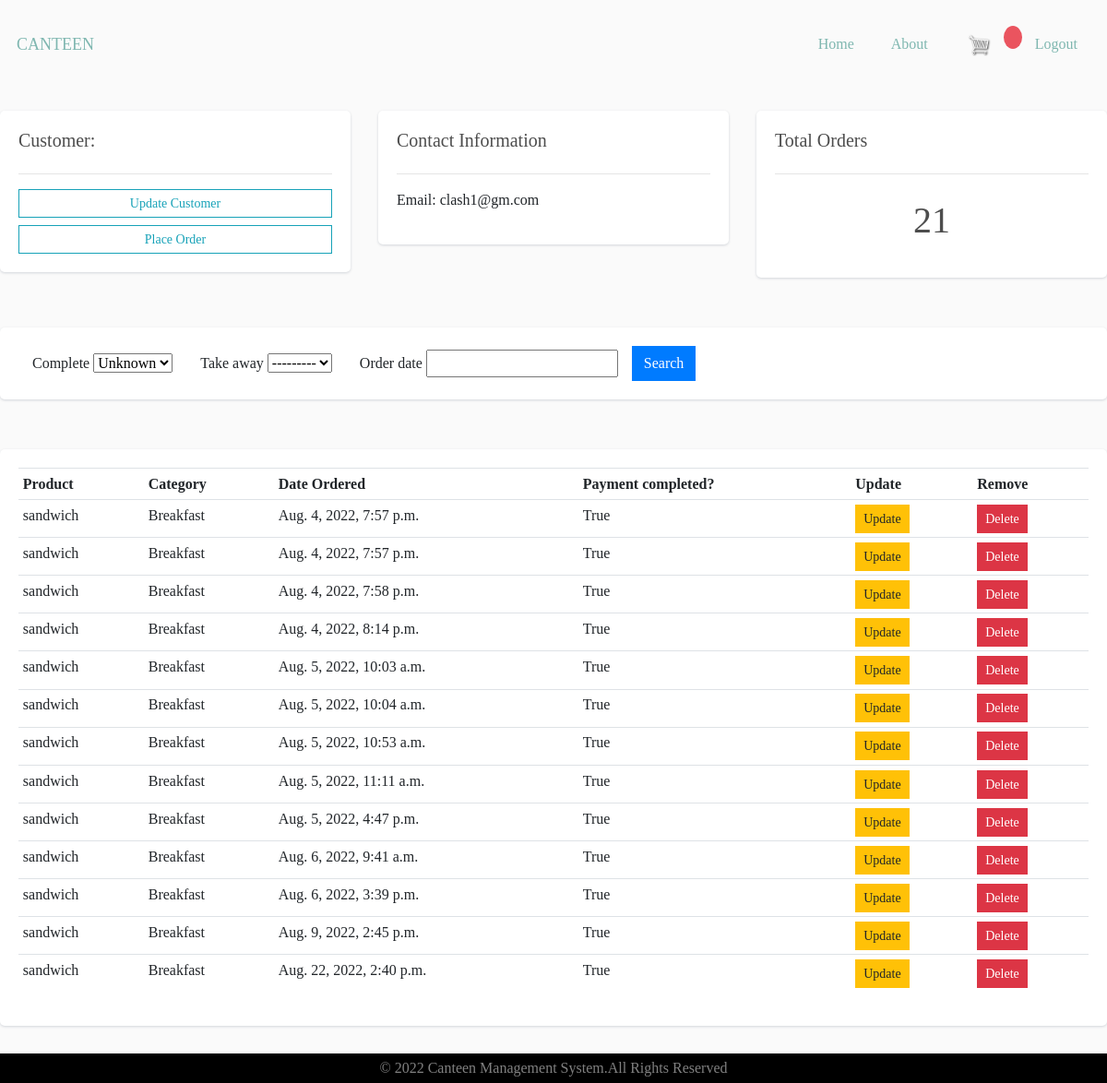
The page /customer/2/ (signed in) on the database its author committed.
### food/models.py (models this page shows, shortened)
class Customer(models.Model): #creating the model customer to the db
    user = models.OneToOneField(User, on_delete = models.CASCADE, null = True, blank = True) #This is used when one record of a model A is related to exactly one record of another model B
    name = models.CharField(max_length = 200, null = True)
    email = models.EmailField(max_length = 200, null = True)

class OrderItem(models.Model):
    product = models.ForeignKey(Product, on_delete=models.SET_NULL, null=True)
    order = models.ForeignKey(Order, on_delete=models.SET_NULL, null=True)
    quantity = models.IntegerField(default=0, null=True, blank=True)
    date_added = models.DateTimeField(auto_now_add=True)

class Product(models.Model):
    CATEGORY = (
        ('Breakfast', 'Breakfast'),
        ('Lunch', 'Lunch'),
        ('Todayspl', 'Todays special'),
    )
    name = models.CharField(max_length=200, null=True)
    price = models.DecimalField(max_digits=7, decimal_places=2)
    category = models.CharField(max_length=200, null=True, choices=CATEGORY)
    image = models.ImageField(null=True, blank=True)

class Order(models.Model):
    HOME = [
        ('Yes','Yes'),
        ('No','No'),
    ]
    customer = models.ForeignKey(Customer, on_delete=models.SET_NULL, null=True, blank=True) #This is used when one record of a model A is related to multiple records of another model B it is many to one field
    date_ordered = models.DateTimeField(auto_now_add=True)
    complete = models.BooleanField(default=False, null = True, blank = False)
    transaction_id = models.CharField(max_length=100, null=True)
    take_away = models.CharField(max_length=200, null=True, choices=HOME)

### food/decorators.py (the view)
    def wrapper_func(request, *args, **kwargs):
        if not request.user.is_staff:# agr staff/employee ni h toh usse redirect kr do menu m
            return redirect('menu')
        else:
            return view_func(request, *args, **kwargs)

### food/views.py (called while the page is built)
@admin_only
def customer(request, pk_test):
    customer = Customer.objects.get(id=pk_test)
    orders = customer.order_set.all()
    orders_count = orders.count()
    orderitems = OrderItem.objects.all()
    myFilter = OrderFilter(request.GET, queryset=orders)
    orders = myFilter.qs
    context = {'customer': customer, 'orders': orders, 'orderitems': orderitems,
               'orders_count': orders_count, 'myFilter': myFilter}
    return render(request, 'food/customer.html', context)

### food/templates/food/customer.html (shortened to what this page needs)
{% extends 'food/main.html' %}
{% block customer %}
{% load crispy_forms_tags %}
<br>
<div class="row">
    <div class="col-md">
        <div class="card card-body">
            <h5>Customer:</h5>
            <hr>
            <a href="{% url 'customer_update' customer.id %}" class="btn btn-outline-info btn-sm btn-block">Update Customer</a>
            <a href="{% url 'create_order' customer.id %}" class="btn btn-outline-info btn-sm btn-block">Place Order</a>
        </div>
    </div>
    <div class="col-md">
        <div class="card card-body">
            <h5>Contact Information</h5>
            <hr>
            <p>Email: {{customer.email}} </p>
        </div>
    </div>
    <div class="col-md">
        <div class="card card-body">
            <h5>Total Orders</h5>
            <hr>
            <h1 style="text-align: center;padding: 10px">{{orders_count}}</h1>
        </div>
    </div>
</div>
<br>
<div class="card">
    <div class="card-body">
        <div class="text-center">
            <form method="get">
                <div class="form-inline">
                    {% for field in myFilter.form %}
                    <div class="form-group">
                        <div class="col">
                            {{ field.label}}
                            {{ field }}
                        </div>
                    </div>
                    {% endfor %}
                    <button class="btn btn-primary" type="submit">Search</button>
                </div>
            </form>
        </div>
    </div>
</div>
<br>
<div class="row">
    <div class="col-md">
        <div class="card card-body">
            <table class="table table-sm">
                <tr>
                    <th>Product</th>
                    <th>Category</th>
                    <th>Date Ordered</th>
                    <th>Payment completed?</th>
                    <th>Update</th>
                    <th>Remove</th>
                </tr>
                {% for order in orders  %}
                {% for orderitem in orderitems %}
                <tr>
                    {% if orderitem.order.id == order.id %}
                    <td>{{orderitem.product.name}}</td>
                    <td>{{orderitem.product.category}}</td>
                    <td>{{order.date_ordered}}</td>
                    <td>{{order.complete}}</td>
                    <td><a class="btn btn-sm btn-warning" href="{% url 'update_order' orderitem.id %}">Update</a></td>
                    <td><a data-action = "del" class="btn btn-sm btn-danger" href="{% url 'cancel_order' order.id orderitem.id %}">Delete</a></td>
                    {% endif %}
                </tr>
                {% endfor %}
                {% endfor %}
            </table>
        </div>
    </div>
</div>
{% endblock %}

### static/css/main.css (style rules this page uses)
* { font-family: "Raleway", "Book Antiqua", Palatino, serif; }
body { background-color: hsl(0, 0%, 98%); display: flex; flex-direction: column; height: 100vh; overflow: scroll; }
h1,h2,h3,h4,h5,h6 { color:hsl(0, 0%, 30%); }
.btn { border-radius: 0; }
.card { border-radius: 5px; -webkit-box-shadow: 0 1px 2.94px 0.06px rgba(4,26,55,0.16); box-shadow: 0 1px 2.94px 0.06px rgba(4,26,55,0.16); border: none; margin-bottom: 30px; -webkit-transition: all 0.3s ease-in-out; transition: all 0.3s ease-in-out; }

### rows shown on the page
Customer: email "clash1@gm.com"
Order: date_ordered "Aug. 4, 2022, 7:57 p.m.", complete "True"
OrderItem: product.name "sandwich", product.category "Breakfast"
Order: date_ordered "Aug. 4, 2022, 7:57 p.m.", complete "True"
OrderItem: product.name "sandwich", product.category "Breakfast"
Order: date_ordered "Aug. 4, 2022, 7:58 p.m.", complete "True"
OrderItem: product.name "sandwich", product.category "Breakfast"
Order: date_ordered "Aug. 4, 2022, 8:14 p.m.", complete "True"
OrderItem: product.name "sandwich", product.category "Breakfast"
Order: date_ordered "Aug. 5, 2022, 10:03 a.m.", complete "True"
OrderItem: product.name "sandwich", product.category "Breakfast"
Order: date_ordered "Aug. 5, 2022, 10:04 a.m.", complete "True"
OrderItem: product.name "sandwich", product.category "Breakfast"
Order: date_ordered "Aug. 5, 2022, 10:53 a.m.", complete "True"
OrderItem: product.name "sandwich", product.category "Breakfast"
Order: date_ordered "Aug. 5, 2022, 11:11 a.m.", complete "True"
OrderItem: product.name "sandwich", product.category "Breakfast"
Order: date_ordered "Aug. 5, 2022, 4:47 p.m.", complete "True"
OrderItem: product.name "sandwich", product.category "Breakfast"
Order: date_ordered "Aug. 6, 2022, 9:41 a.m.", complete "True"
OrderItem: product.name "sandwich", product.category "Breakfast"
Order: date_ordered "Aug. 6, 2022, 3:39 p.m.", complete "True"
OrderItem: product.name "sandwich", product.category "Breakfast"
Order: date_ordered "Aug. 9, 2022, 2:45 p.m.", complete "True"
OrderItem: product.name "sandwich", product.category "Breakfast"
Order: date_ordered "Aug. 22, 2022, 2:40 p.m.", complete "True"
OrderItem: product.name "sandwich", product.category "Breakfast"

### other values the page prints
{{ orders_count }} "21"
{{ field.label }} "Complete" "Take away" "Order date"
